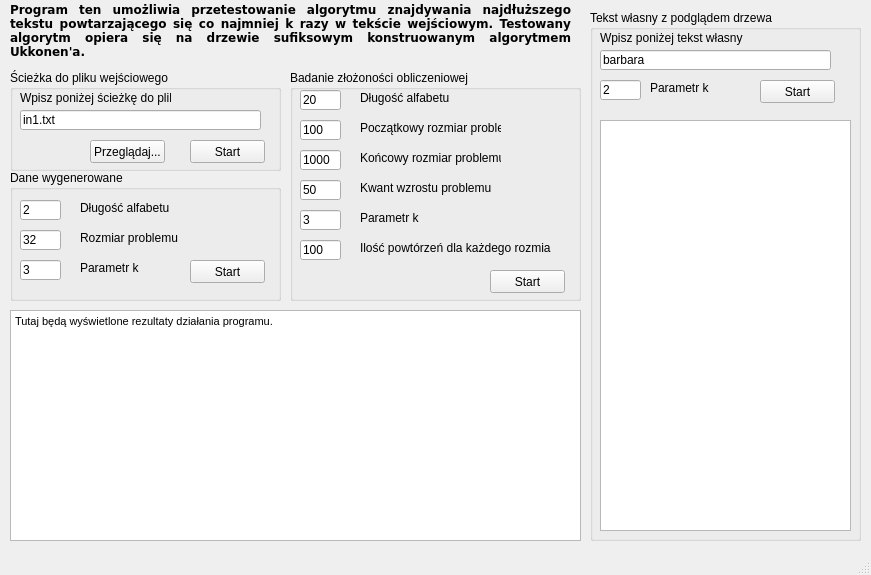
<?xml version="1.0" encoding="UTF-8"?>
<ui version="4.0">
 <class>MainWindow</class>
 <widget class="QMainWindow" name="MainWindow">
  <property name="geometry">
   <rect>
    <x>0</x>
    <y>0</y>
    <width>871</width>
    <height>575</height>
   </rect>
  </property>
  <property name="windowTitle">
   <string>AAL projekt - Piotr Gwizdała</string>
  </property>
  <widget class="QWidget" name="centralWidget">
   <widget class="QGroupBox" name="groupBox">
    <property name="geometry">
     <rect>
      <x>10</x>
      <y>70</y>
      <width>271</width>
      <height>101</height>
     </rect>
    </property>
    <property name="title">
     <string>Ścieżka do pliku wejściowego</string>
    </property>
    <widget class="QPushButton" name="startPath">
     <property name="geometry">
      <rect>
       <x>180</x>
       <y>70</y>
       <width>75</width>
       <height>23</height>
      </rect>
     </property>
     <property name="text">
      <string>Start</string>
     </property>
    </widget>
    <widget class="QLineEdit" name="pathInput">
     <property name="geometry">
      <rect>
       <x>10</x>
       <y>40</y>
       <width>241</width>
       <height>20</height>
      </rect>
     </property>
     <property name="text">
      <string>in1.txt</string>
     </property>
    </widget>
    <widget class="QLabel" name="label">
     <property name="geometry">
      <rect>
       <x>10</x>
       <y>20</y>
       <width>151</width>
       <height>16</height>
      </rect>
     </property>
     <property name="text">
      <string>Wpisz poniżej ścieżkę do pliku</string>
     </property>
    </widget>
    <widget class="QPushButton" name="pushButton">
     <property name="geometry">
      <rect>
       <x>80</x>
       <y>70</y>
       <width>75</width>
       <height>23</height>
      </rect>
     </property>
     <property name="text">
      <string>Przeglądaj...</string>
     </property>
    </widget>
   </widget>
   <widget class="QGroupBox" name="groupBox_2">
    <property name="geometry">
     <rect>
      <x>290</x>
      <y>70</y>
      <width>291</width>
      <height>231</height>
     </rect>
    </property>
    <property name="title">
     <string>Badanie złożoności obliczeniowej</string>
    </property>
    <widget class="QLineEdit" name="alfabetSizeInput">
     <property name="geometry">
      <rect>
       <x>10</x>
       <y>20</y>
       <width>41</width>
       <height>20</height>
      </rect>
     </property>
     <property name="text">
      <string>20</string>
     </property>
    </widget>
    <widget class="QLabel" name="label_2">
     <property name="geometry">
      <rect>
       <x>70</x>
       <y>20</y>
       <width>91</width>
       <height>16</height>
      </rect>
     </property>
     <property name="text">
      <string>Długość alfabetu</string>
     </property>
    </widget>
    <widget class="QLineEdit" name="dataBeginInput">
     <property name="geometry">
      <rect>
       <x>10</x>
       <y>50</y>
       <width>41</width>
       <height>20</height>
      </rect>
     </property>
     <property name="text">
      <string>100</string>
     </property>
    </widget>
    <widget class="QLabel" name="label_3">
     <property name="geometry">
      <rect>
       <x>70</x>
       <y>50</y>
       <width>141</width>
       <height>16</height>
      </rect>
     </property>
     <property name="text">
      <string>Początkowy rozmiar problemu</string>
     </property>
    </widget>
    <widget class="QLineEdit" name="dataEndInput">
     <property name="geometry">
      <rect>
       <x>10</x>
       <y>80</y>
       <width>41</width>
       <height>20</height>
      </rect>
     </property>
     <property name="text">
      <string>1000</string>
     </property>
    </widget>
    <widget class="QLabel" name="label_4">
     <property name="geometry">
      <rect>
       <x>70</x>
       <y>80</y>
       <width>141</width>
       <height>16</height>
      </rect>
     </property>
     <property name="text">
      <string>Końcowy rozmiar problemu</string>
     </property>
    </widget>
    <widget class="QLineEdit" name="dataStepInput">
     <property name="geometry">
      <rect>
       <x>10</x>
       <y>110</y>
       <width>41</width>
       <height>20</height>
      </rect>
     </property>
     <property name="text">
      <string>50</string>
     </property>
    </widget>
    <widget class="QLabel" name="label_5">
     <property name="geometry">
      <rect>
       <x>70</x>
       <y>110</y>
       <width>141</width>
       <height>16</height>
      </rect>
     </property>
     <property name="text">
      <string>Kwant wzrostu problemu</string>
     </property>
    </widget>
    <widget class="QPushButton" name="startComp">
     <property name="geometry">
      <rect>
       <x>200</x>
       <y>200</y>
       <width>75</width>
       <height>23</height>
      </rect>
     </property>
     <property name="text">
      <string>Start</string>
     </property>
    </widget>
    <widget class="QLineEdit" name="kInput1">
     <property name="geometry">
      <rect>
       <x>10</x>
       <y>140</y>
       <width>41</width>
       <height>20</height>
      </rect>
     </property>
     <property name="text">
      <string>3</string>
     </property>
    </widget>
    <widget class="QLabel" name="label_7">
     <property name="geometry">
      <rect>
       <x>70</x>
       <y>140</y>
       <width>91</width>
       <height>16</height>
      </rect>
     </property>
     <property name="text">
      <string>Parametr k</string>
     </property>
    </widget>
    <widget class="QLineEdit" name="repsInput">
     <property name="geometry">
      <rect>
       <x>10</x>
       <y>170</y>
       <width>41</width>
       <height>20</height>
      </rect>
     </property>
     <property name="text">
      <string>100</string>
     </property>
    </widget>
    <widget class="QLabel" name="label_13">
     <property name="geometry">
      <rect>
       <x>70</x>
       <y>170</y>
       <width>191</width>
       <height>16</height>
      </rect>
     </property>
     <property name="text">
      <string>Ilość powtórzeń dla każdego rozmiaru</string>
     </property>
    </widget>
   </widget>
   <widget class="QGroupBox" name="groupBox_3">
    <property name="geometry">
     <rect>
      <x>590</x>
      <y>10</y>
      <width>271</width>
      <height>531</height>
     </rect>
    </property>
    <property name="title">
     <string>Tekst własny z podglądem drzewa</string>
    </property>
    <widget class="QLineEdit" name="userTextInput">
     <property name="geometry">
      <rect>
       <x>10</x>
       <y>40</y>
       <width>231</width>
       <height>20</height>
      </rect>
     </property>
     <property name="text">
      <string>barbara</string>
     </property>
    </widget>
    <widget class="QLabel" name="label_6">
     <property name="geometry">
      <rect>
       <x>10</x>
       <y>20</y>
       <width>151</width>
       <height>16</height>
      </rect>
     </property>
     <property name="text">
      <string>Wpisz poniżej tekst własny</string>
     </property>
    </widget>
    <widget class="QLabel" name="label_8">
     <property name="geometry">
      <rect>
       <x>60</x>
       <y>70</y>
       <width>91</width>
       <height>16</height>
      </rect>
     </property>
     <property name="text">
      <string>Parametr k</string>
     </property>
    </widget>
    <widget class="QLineEdit" name="kInput2">
     <property name="geometry">
      <rect>
       <x>10</x>
       <y>70</y>
       <width>41</width>
       <height>20</height>
      </rect>
     </property>
     <property name="text">
      <string>2</string>
     </property>
    </widget>
    <widget class="QPushButton" name="startOwn">
     <property name="geometry">
      <rect>
       <x>170</x>
       <y>70</y>
       <width>75</width>
       <height>23</height>
      </rect>
     </property>
     <property name="text">
      <string>Start</string>
     </property>
    </widget>
    <widget class="QTreeWidget" name="treeWidget">
     <property name="geometry">
      <rect>
       <x>10</x>
       <y>110</y>
       <width>251</width>
       <height>411</height>
      </rect>
     </property>
     <attribute name="headerVisible">
      <bool>false</bool>
     </attribute>
     <column>
      <property name="text">
       <string notr="true">1</string>
      </property>
     </column>
    </widget>
   </widget>
   <widget class="QGroupBox" name="groupBox_4">
    <property name="geometry">
     <rect>
      <x>10</x>
      <y>170</y>
      <width>271</width>
      <height>131</height>
     </rect>
    </property>
    <property name="title">
     <string>Dane wygenerowane</string>
    </property>
    <widget class="QLabel" name="label_9">
     <property name="geometry">
      <rect>
       <x>70</x>
       <y>60</y>
       <width>141</width>
       <height>16</height>
      </rect>
     </property>
     <property name="text">
      <string>Rozmiar problemu</string>
     </property>
    </widget>
    <widget class="QLineEdit" name="alfabetSize4Gen">
     <property name="geometry">
      <rect>
       <x>10</x>
       <y>30</y>
       <width>41</width>
       <height>20</height>
      </rect>
     </property>
     <property name="text">
      <string>2</string>
     </property>
    </widget>
    <widget class="QLabel" name="label_10">
     <property name="geometry">
      <rect>
       <x>70</x>
       <y>90</y>
       <width>91</width>
       <height>16</height>
      </rect>
     </property>
     <property name="text">
      <string>Parametr k</string>
     </property>
    </widget>
    <widget class="QPushButton" name="startGen">
     <property name="geometry">
      <rect>
       <x>180</x>
       <y>90</y>
       <width>75</width>
       <height>23</height>
      </rect>
     </property>
     <property name="text">
      <string>Start</string>
     </property>
    </widget>
    <widget class="QLabel" name="label_11">
     <property name="geometry">
      <rect>
       <x>70</x>
       <y>30</y>
       <width>91</width>
       <height>16</height>
      </rect>
     </property>
     <property name="text">
      <string>Długość alfabetu</string>
     </property>
    </widget>
    <widget class="QLineEdit" name="wordLength4Gen">
     <property name="geometry">
      <rect>
       <x>10</x>
       <y>60</y>
       <width>41</width>
       <height>20</height>
      </rect>
     </property>
     <property name="text">
      <string>32</string>
     </property>
    </widget>
    <widget class="QLineEdit" name="k4Gen">
     <property name="geometry">
      <rect>
       <x>10</x>
       <y>90</y>
       <width>41</width>
       <height>20</height>
      </rect>
     </property>
     <property name="text">
      <string>3</string>
     </property>
    </widget>
   </widget>
   <widget class="QTextBrowser" name="tb">
    <property name="geometry">
     <rect>
      <x>10</x>
      <y>310</y>
      <width>571</width>
      <height>231</height>
     </rect>
    </property>
    <property name="html">
     <string>&lt;!DOCTYPE HTML PUBLIC &quot;-//W3C//DTD HTML 4.0//EN&quot; &quot;http://www.w3.org/TR/REC-html40/strict.dtd&quot;&gt;
&lt;html&gt;&lt;head&gt;&lt;meta name=&quot;qrichtext&quot; content=&quot;1&quot; /&gt;&lt;style type=&quot;text/css&quot;&gt;
p, li { white-space: pre-wrap; }
&lt;/style&gt;&lt;/head&gt;&lt;body style=&quot; font-family:'MS Shell Dlg 2'; font-size:8.25pt; font-weight:400; font-style:normal;&quot;&gt;
&lt;p style=&quot; margin-top:0px; margin-bottom:0px; margin-left:0px; margin-right:0px; -qt-block-indent:0; text-indent:0px;&quot;&gt;&lt;span style=&quot; font-size:8pt;&quot;&gt;Tutaj będą wyświetlone rezultaty działania programu.&lt;/span&gt;&lt;/p&gt;&lt;/body&gt;&lt;/html&gt;</string>
    </property>
   </widget>
   <widget class="QLabel" name="label_12">
    <property name="geometry">
     <rect>
      <x>10</x>
      <y>0</y>
      <width>561</width>
      <height>61</height>
     </rect>
    </property>
    <property name="font">
     <font>
      <family>Verdana</family>
      <pointsize>9</pointsize>
      <weight>75</weight>
      <bold>true</bold>
     </font>
    </property>
    <property name="text">
     <string>Program ten umożliwia przetestowanie algorytmu znajdywania najdłuższego tekstu powtarzającego się co najmniej k razy w tekście wejściowym. Testowany algorytm opiera się na drzewie sufiksowym konstruowanym algorytmem Ukkonen'a.</string>
    </property>
    <property name="alignment">
     <set>Qt::AlignJustify|Qt::AlignVCenter</set>
    </property>
    <property name="wordWrap">
     <bool>true</bool>
    </property>
   </widget>
  </widget>
  <widget class="QStatusBar" name="statusBar"/>
 </widget>
 <layoutdefault spacing="6" margin="11"/>
 <resources/>
 <connections/>
</ui>
